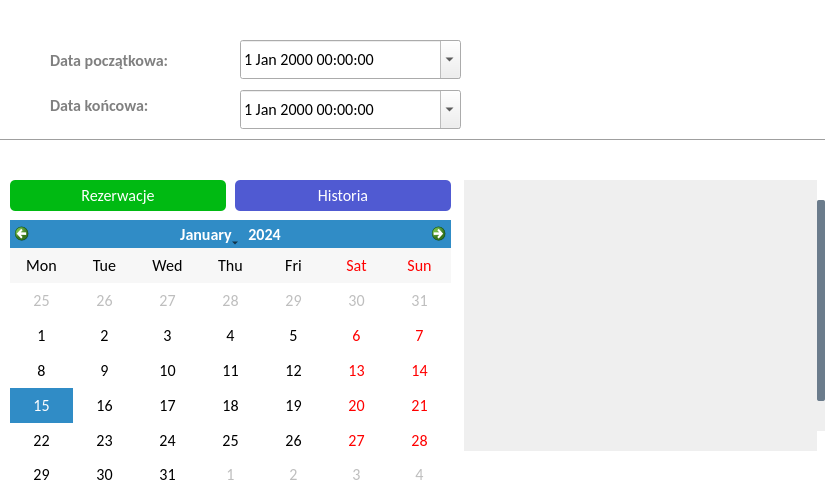
<?xml version="1.0" encoding="UTF-8"?>
<ui version="4.0">
 <class>BookingDialog</class>
 <widget class="QDialog" name="BookingDialog">
  <property name="geometry">
   <rect>
    <x>0</x>
    <y>0</y>
    <width>825</width>
    <height>500</height>
   </rect>
  </property>
  <property name="minimumSize">
   <size>
    <width>825</width>
    <height>0</height>
   </size>
  </property>
  <property name="maximumSize">
   <size>
    <width>825</width>
    <height>500</height>
   </size>
  </property>
  <property name="windowTitle">
   <string>Rezerwacja</string>
  </property>
  <property name="windowIcon">
   <iconset resource="resources.qrc">
    <normaloff>:/images/images/icon.ico</normaloff>:/images/images/icon.ico</iconset>
  </property>
  <property name="styleSheet">
   <string notr="true">QDialog{
background-color: white;
}

#BookingDialog QScrollBar:vertical {
  border: none;
  background: &quot;transparent&quot;;
  width: 8px;
  margin: 20px 0px 20px 0px;
}

#BookingDialog QScrollBar::handle:vertical {
  background: rgb(107,124,140);
  min-height: 20px; 
  border-radius: 2px;
}

#BookingDialog QScrollBar::add-line:vertical {
   border: none;
   background: none;
}

#BookingDialog QScrollBar::sub-line:vertical {
   border: none;
   background: none;
}


QMessageBox QPushButton:hover {
border-radius: 5px;
background: rgb(255,140,0);
}

QMessageBox QPushButton{
color: white;
border-radius: 5px;
background: qlineargradient(x1:0, y1:0, x2:0, y2:1,
   stop: 0 rgba(255,140,0), stop: 0.7 rgb(255,105,0));
min-height: 30px;
min-width: 70px;
}

QMessageBox QPushButton:pressed {
color: white;
border-radius: 5px;
background: rgb(255,105,0);
}

</string>
  </property>
  <widget class="QCalendarWidget" name="calendarWidget">
   <property name="geometry">
    <rect>
     <x>10</x>
     <y>220</y>
     <width>441</width>
     <height>271</height>
    </rect>
   </property>
   <property name="font">
    <font>
     <family>Calibri</family>
     <pointsize>12</pointsize>
    </font>
   </property>
   <property name="contextMenuPolicy">
    <enum>Qt::CustomContextMenu</enum>
   </property>
   <property name="gridVisible">
    <bool>false</bool>
   </property>
   <property name="horizontalHeaderFormat">
    <enum>QCalendarWidget::ShortDayNames</enum>
   </property>
   <property name="verticalHeaderFormat">
    <enum>QCalendarWidget::NoVerticalHeader</enum>
   </property>
   <property name="navigationBarVisible">
    <bool>true</bool>
   </property>
   <property name="dateEditEnabled">
    <bool>true</bool>
   </property>
  </widget>
  <widget class="QScrollArea" name="scrollArea">
   <property name="geometry">
    <rect>
     <x>464</x>
     <y>180</y>
     <width>361</width>
     <height>271</height>
    </rect>
   </property>
   <property name="sizePolicy">
    <sizepolicy hsizetype="Expanding" vsizetype="Fixed">
     <horstretch>0</horstretch>
     <verstretch>0</verstretch>
    </sizepolicy>
   </property>
   <property name="styleSheet">
    <string notr="true">background-color: &quot;white&quot;;</string>
   </property>
   <property name="frameShape">
    <enum>QFrame::NoFrame</enum>
   </property>
   <property name="horizontalScrollBarPolicy">
    <enum>Qt::ScrollBarAlwaysOff</enum>
   </property>
   <property name="widgetResizable">
    <bool>false</bool>
   </property>
   <widget class="QWidget" name="scrollAreaWidgetContents">
    <property name="geometry">
     <rect>
      <x>0</x>
      <y>0</y>
      <width>391</width>
      <height>311</height>
     </rect>
    </property>
   </widget>
  </widget>
  <widget class="QDateTimeEdit" name="dateTimeEditBegin">
   <property name="geometry">
    <rect>
     <x>240</x>
     <y>40</y>
     <width>221</width>
     <height>39</height>
    </rect>
   </property>
   <property name="font">
    <font>
     <family>Calibri</family>
     <pointsize>12</pointsize>
    </font>
   </property>
   <property name="showGroupSeparator" stdset="0">
    <bool>false</bool>
   </property>
   <property name="calendarPopup">
    <bool>true</bool>
   </property>
  </widget>
  <widget class="QDateTimeEdit" name="dateTimeEditEnd">
   <property name="geometry">
    <rect>
     <x>240</x>
     <y>90</y>
     <width>221</width>
     <height>39</height>
    </rect>
   </property>
   <property name="font">
    <font>
     <family>Calibri</family>
     <pointsize>12</pointsize>
    </font>
   </property>
   <property name="calendarPopup">
    <bool>true</bool>
   </property>
  </widget>
  <widget class="QLabel" name="lblBeginImage">
   <property name="geometry">
    <rect>
     <x>10</x>
     <y>45</y>
     <width>31</width>
     <height>31</height>
    </rect>
   </property>
   <property name="text">
    <string/>
   </property>
   <property name="pixmap">
    <pixmap resource="resources.qrc">:/images/images/beginTime.png</pixmap>
   </property>
   <property name="scaledContents">
    <bool>true</bool>
   </property>
  </widget>
  <widget class="QLabel" name="lblEndImage">
   <property name="geometry">
    <rect>
     <x>10</x>
     <y>90</y>
     <width>31</width>
     <height>31</height>
    </rect>
   </property>
   <property name="text">
    <string/>
   </property>
   <property name="pixmap">
    <pixmap resource="resources.qrc">:/images/images/endTime.png</pixmap>
   </property>
   <property name="scaledContents">
    <bool>true</bool>
   </property>
  </widget>
  <widget class="QPushButton" name="btnReserve">
   <property name="geometry">
    <rect>
     <x>630</x>
     <y>90</y>
     <width>185</width>
     <height>41</height>
    </rect>
   </property>
   <property name="font">
    <font>
     <family>Calibri</family>
     <pointsize>16</pointsize>
    </font>
   </property>
   <property name="styleSheet">
    <string notr="true">QPushButton:hover {
border-radius: 5px;
background: rgb(255,140,0);
}

QPushButton{
color: white;
border-radius: 5px;
background: qlineargradient(x1:0, y1:0, x2:0, y2:1,
   stop: 0 rgba(255,140,0), stop: 0.7 rgb(255,105,0));
}

QPushButton:pressed {
color: white;
border-radius: 5px;
background: rgb(255,105,0);
}
</string>
   </property>
   <property name="text">
    <string>Rezerwuj</string>
   </property>
  </widget>
  <widget class="Line" name="line">
   <property name="geometry">
    <rect>
     <x>0</x>
     <y>130</y>
     <width>841</width>
     <height>20</height>
    </rect>
   </property>
   <property name="orientation">
    <enum>Qt::Horizontal</enum>
   </property>
  </widget>
  <widget class="QPushButton" name="btnShowReservation">
   <property name="geometry">
    <rect>
     <x>10</x>
     <y>180</y>
     <width>216</width>
     <height>31</height>
    </rect>
   </property>
   <property name="font">
    <font>
     <family>Calibri</family>
     <pointsize>12</pointsize>
    </font>
   </property>
   <property name="styleSheet">
    <string notr="true">QPushButton{
color: white;
border-radius: 5px;
background: rgb(0,186,18);
}

QPushButton:pressed {
color: white;
border-radius: 5px;
background: rgb(0,160,18);
}

</string>
   </property>
   <property name="text">
    <string>Rezerwacje</string>
   </property>
  </widget>
  <widget class="QPushButton" name="btnShowHistory">
   <property name="geometry">
    <rect>
     <x>235</x>
     <y>180</y>
     <width>216</width>
     <height>31</height>
    </rect>
   </property>
   <property name="font">
    <font>
     <family>Calibri</family>
     <pointsize>12</pointsize>
    </font>
   </property>
   <property name="styleSheet">
    <string notr="true">QPushButton{
color: white;
border-radius: 5px;
background: rgb(80,90,210);
}

QPushButton:pressed {
color: white;
border-radius: 5px;
background: rgb(80,60,210);
}
</string>
   </property>
   <property name="text">
    <string>Historia</string>
   </property>
  </widget>
  <widget class="QLabel" name="lblCheck">
   <property name="geometry">
    <rect>
     <x>13</x>
     <y>187</y>
     <width>21</width>
     <height>18</height>
    </rect>
   </property>
   <property name="text">
    <string/>
   </property>
   <property name="pixmap">
    <pixmap resource="resources.qrc">:/images/images/check.png</pixmap>
   </property>
   <property name="scaledContents">
    <bool>true</bool>
   </property>
  </widget>
  <widget class="QLabel" name="label">
   <property name="geometry">
    <rect>
     <x>50</x>
     <y>45</y>
     <width>191</width>
     <height>31</height>
    </rect>
   </property>
   <property name="font">
    <font>
     <family>Calibri</family>
     <pointsize>12</pointsize>
     <weight>75</weight>
     <bold>true</bold>
    </font>
   </property>
   <property name="styleSheet">
    <string notr="true">QLabel { color: gray;}</string>
   </property>
   <property name="text">
    <string>Data początkowa:</string>
   </property>
  </widget>
  <widget class="QLabel" name="label_2">
   <property name="geometry">
    <rect>
     <x>50</x>
     <y>90</y>
     <width>191</width>
     <height>31</height>
    </rect>
   </property>
   <property name="font">
    <font>
     <family>Calibri</family>
     <pointsize>12</pointsize>
     <weight>75</weight>
     <bold>true</bold>
    </font>
   </property>
   <property name="styleSheet">
    <string notr="true">QLabel { color: gray;}</string>
   </property>
   <property name="text">
    <string>Data końcowa:</string>
   </property>
  </widget>
  <widget class="QFrame" name="frame">
   <property name="geometry">
    <rect>
     <x>0</x>
     <y>140</y>
     <width>825</width>
     <height>31</height>
    </rect>
   </property>
   <property name="styleSheet">
    <string notr="true">QFrame {
border: none;
background: qlineargradient(x1:0, y1:0, x2:0, y2:1,
   stop: 0 rgba(255,140,0,80%), stop: 0.7 rgb(255,105,0,80%));
border-bottom-right-radius: 10px;
border-bottom-left-radius:10px;
}
</string>
   </property>
   <property name="frameShape">
    <enum>QFrame::StyledPanel</enum>
   </property>
   <property name="frameShadow">
    <enum>QFrame::Raised</enum>
   </property>
   <widget class="QLabel" name="label_4">
    <property name="geometry">
     <rect>
      <x>390</x>
      <y>0</y>
      <width>141</width>
      <height>31</height>
     </rect>
    </property>
    <property name="font">
     <font>
      <family>Calibri</family>
      <pointsize>12</pointsize>
      <weight>75</weight>
      <bold>true</bold>
     </font>
    </property>
    <property name="styleSheet">
     <string notr="true">background-color: transparent;
color: white</string>
    </property>
    <property name="text">
     <string>Podgląd </string>
    </property>
   </widget>
   <widget class="QPushButton" name="pushButton">
    <property name="geometry">
     <rect>
      <x>0</x>
      <y>0</y>
      <width>31</width>
      <height>31</height>
     </rect>
    </property>
    <property name="styleSheet">
     <string notr="true">border:none;</string>
    </property>
    <property name="text">
     <string/>
    </property>
    <property name="icon">
     <iconset resource="resources.qrc">
      <normaloff>:/images/images/downArrow.png</normaloff>:/images/images/downArrow.png</iconset>
    </property>
    <property name="iconSize">
     <size>
      <width>25</width>
      <height>25</height>
     </size>
    </property>
   </widget>
  </widget>
  <widget class="QFrame" name="frame_2">
   <property name="geometry">
    <rect>
     <x>0</x>
     <y>0</y>
     <width>825</width>
     <height>31</height>
    </rect>
   </property>
   <property name="styleSheet">
    <string notr="true">QFrame {
border: none;
background: qlineargradient(x1:0, y1:0, x2:0, y2:1,
   stop: 0 rgba(255,140,0,80%), stop: 0.7 rgb(255,105,0,80%));
border-bottom-right-radius: 10px;
border-bottom-left-radius:10px;
}


</string>
   </property>
   <property name="frameShape">
    <enum>QFrame::StyledPanel</enum>
   </property>
   <property name="frameShadow">
    <enum>QFrame::Raised</enum>
   </property>
   <widget class="QLabel" name="label_3">
    <property name="geometry">
     <rect>
      <x>350</x>
      <y>0</y>
      <width>391</width>
      <height>31</height>
     </rect>
    </property>
    <property name="font">
     <font>
      <family>Calibri</family>
      <pointsize>12</pointsize>
      <weight>75</weight>
      <bold>true</bold>
     </font>
    </property>
    <property name="styleSheet">
     <string notr="true">background-color: transparent;
color: white</string>
    </property>
    <property name="text">
     <string>Rezerwacja samochodu</string>
    </property>
   </widget>
  </widget>
 </widget>
 <resources>
  <include location="resources.qrc"/>
 </resources>
 <connections/>
</ui>
